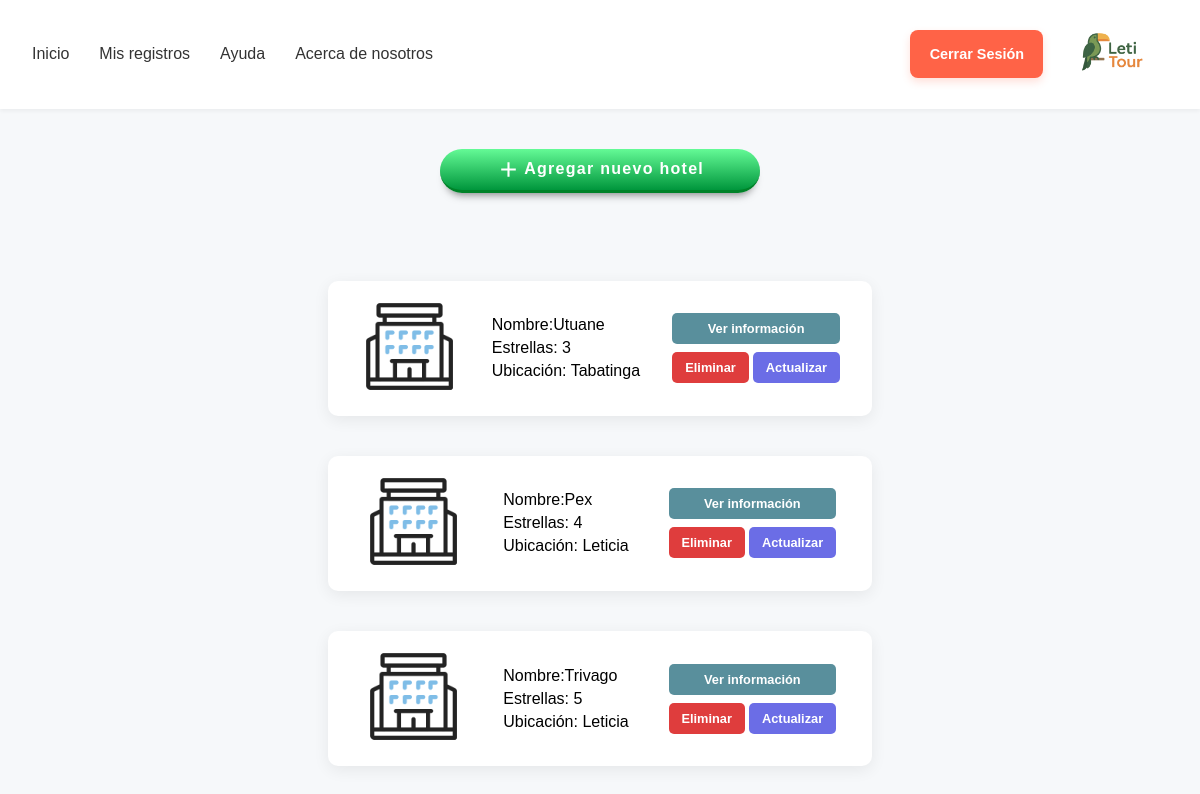
Page /lista_hoteles/ (signed in) on the earlier database version.
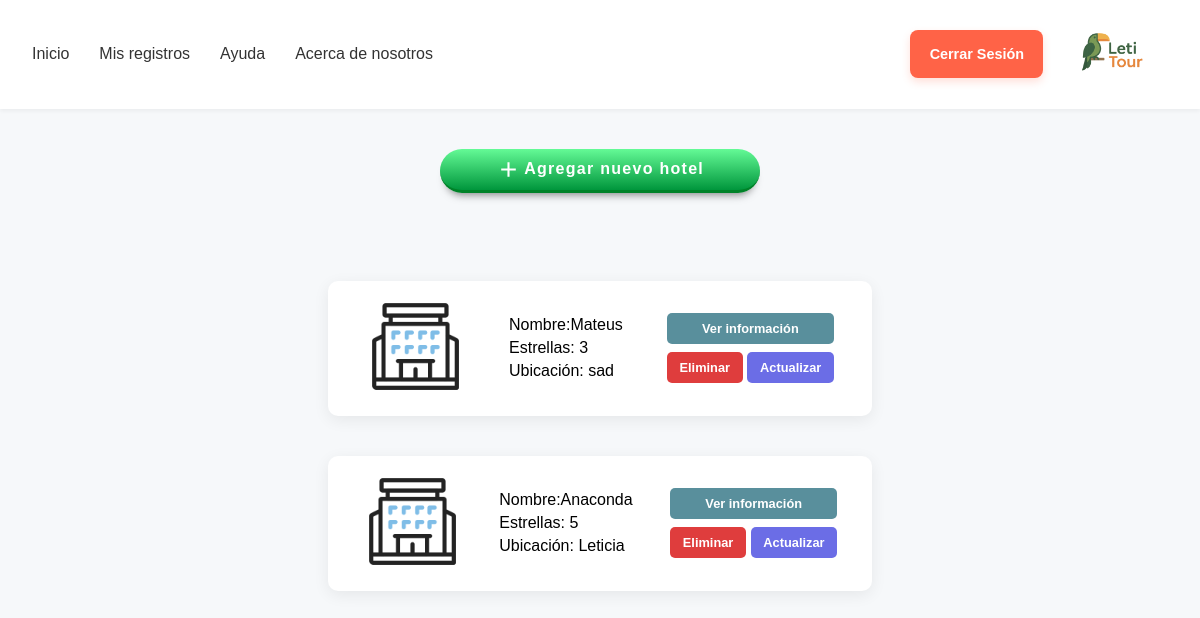
Same page on the later database version.
### hoteles/models.py (models this page shows)
class Hoteles(models.Model):
    dueno = models.ForeignKey(User,on_delete=models.CASCADE)
    nombre = models.CharField(max_length=30)
    precio = models.FloatField(default=0)
    precio_noche = models.FloatField(default=0)
    descripcion = models.TextField(max_length=600)
    estrellas = models.IntegerField(default=1,validators=[MinValueValidator(1), MaxValueValidator(5)])
    ubicacion = models.TextField()
    """  resenas = models.IntegerField(default=0) """
    habitaciones = models.IntegerField(default=0,null=False)
    habitaciones_libres = models.IntegerField(default=0, validators=[MinValueValidator(0)])
    class Meta:
        permissions = [("can_register_hotels", "Registrar hoteles")]

### main/decorators.py (the view)
    def validacion(request, *args, **kwargs):
        if request.user.is_authenticated and request.user.role == "Empresario":
            return fun_view(request, *args, **kwargs)
        return redirect('login')

### hoteles/views.py (called while the page is built)
@solo_empresario
def lista_hoteles_view(request):
    hoteles = Hoteles.objects.filter(dueno = request.user)
    return render(request,"lista_hoteles.html", {"hoteles": hoteles})

### login/backend.py (called while the page is built)
    def get_user(self, user_id):
        User = get_user_model()
        try:
            return User.objects.get(pk=user_id)
        except User.DoesNotExist:
            return None

### hoteles/templates/lista_hoteles.html (shortened to what this page needs)
{% load static %}
<!DOCTYPE html>
<html lang="en">
<head>
    <link rel="stylesheet" href="{% static 'css/lista_hoteles.css' %}">
</head>
<body>
    {% include "navbar.html" %}
    <main>
        <div class="container-add">
            <button title="Add" class="cssbuttons-io-button">
                <svg height="25" width="25" viewBox="0 0 24 24" xmlns="http://www.w3.org/2000/svg">
                    <path d="M0 0h24v24H0z" fill="none"></path>
                    <path d="M11 11V5h2v6h6v2h-6v6h-2v-6H5v-2z" fill="currentColor"></path>
                </svg>
                <span>Agregar nuevo hotel</span>
            </button>
        </div>
        <div class="lista-hoteles">
            {% for h in hoteles %}
            <div class="hotel">
                <div class="icon">
                    <img src="{% static "img/iconos/hotel.png" %}" alt="">
                </div>
                <div class="informacion">
                    <p>Nombre:{{h.nombre}} </p>
                    <p>Estrellas: {{h.estrellas}}</p>
                    <p>Ubicación: {{h.ubicacion}}</p>
                </div>
                <div class="botones">
                    <button class="btn-informacion" id-hotel="{{h.id}}">Ver información</button>
                    <div class="cont-btn-acciones">
                        <button class="btn-eliminar" id-hotel="{{h.id}}">Eliminar</button>
                        <button class="btn-actualizar" id-hotel="{{h.id}}">Actualizar</button>
                    </div>
                </div>
            </div>
            {% endfor %}
        </div>
    </main>
</body>
</html>

Differences in the rows shown:
removed Hoteles: nombre "Utuane", estrellas "3", ubicacion "Tabatinga"
removed Hoteles: nombre "Pex", estrellas "4", ubicacion "Leticia"
removed Hoteles: nombre "Trivago", estrellas "5", ubicacion "Leticia"
added Hoteles: nombre "Mateus", estrellas "3", ubicacion "sad"
added Hoteles: nombre "Anaconda", estrellas "5", ubicacion "Leticia"
